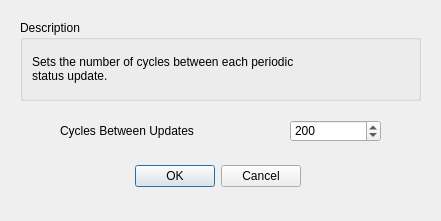
<?xml version="1.0" encoding="UTF-8"?>
<ui version="4.0">
 <class>UpdateCycles</class>
 <widget class="QDialog" name="UpdateCycles">
  <property name="geometry">
   <rect>
    <x>0</x>
    <y>0</y>
    <width>441</width>
    <height>221</height>
   </rect>
  </property>
  <property name="minimumSize">
   <size>
    <width>441</width>
    <height>221</height>
   </size>
  </property>
  <property name="maximumSize">
   <size>
    <width>441</width>
    <height>221</height>
   </size>
  </property>
  <property name="windowTitle">
   <string>Periodic Status</string>
  </property>
  <widget class="QDialogButtonBox" name="buttonBox">
   <property name="geometry">
    <rect>
     <x>-40</x>
     <y>160</y>
     <width>341</width>
     <height>32</height>
    </rect>
   </property>
   <property name="orientation">
    <enum>Qt::Horizontal</enum>
   </property>
   <property name="standardButtons">
    <set>QDialogButtonBox::Cancel|QDialogButtonBox::Ok</set>
   </property>
  </widget>
  <widget class="QGroupBox" name="groupBox_description">
   <property name="geometry">
    <rect>
     <x>20</x>
     <y>20</y>
     <width>401</width>
     <height>81</height>
    </rect>
   </property>
   <property name="title">
    <string>Description</string>
   </property>
   <layout class="QGridLayout" name="gridLayout">
    <item row="0" column="0">
     <widget class="QLabel" name="label_description">
      <property name="text">
       <string>Sets the number of cycles between each periodic
status update.</string>
      </property>
     </widget>
    </item>
   </layout>
  </widget>
  <widget class="QLabel" name="label_updateRate">
   <property name="geometry">
    <rect>
     <x>60</x>
     <y>120</y>
     <width>191</width>
     <height>21</height>
    </rect>
   </property>
   <property name="text">
    <string>Cycles Between Updates</string>
   </property>
  </widget>
  <widget class="QSpinBox" name="spinBox_updateRate">
   <property name="geometry">
    <rect>
     <x>290</x>
     <y>120</y>
     <width>91</width>
     <height>22</height>
    </rect>
   </property>
   <property name="maximum">
    <number>999999999</number>
   </property>
   <property name="singleStep">
    <number>100</number>
   </property>
   <property name="value">
    <number>200</number>
   </property>
  </widget>
 </widget>
 <tabstops>
  <tabstop>spinBox_updateRate</tabstop>
 </tabstops>
 <resources/>
 <connections>
  <connection>
   <sender>buttonBox</sender>
   <signal>accepted()</signal>
   <receiver>UpdateCycles</receiver>
   <slot>accept()</slot>
   <hints>
    <hint type="sourcelabel">
     <x>248</x>
     <y>254</y>
    </hint>
    <hint type="destinationlabel">
     <x>157</x>
     <y>274</y>
    </hint>
   </hints>
  </connection>
  <connection>
   <sender>buttonBox</sender>
   <signal>rejected()</signal>
   <receiver>UpdateCycles</receiver>
   <slot>reject()</slot>
   <hints>
    <hint type="sourcelabel">
     <x>316</x>
     <y>260</y>
    </hint>
    <hint type="destinationlabel">
     <x>286</x>
     <y>274</y>
    </hint>
   </hints>
  </connection>
 </connections>
</ui>
